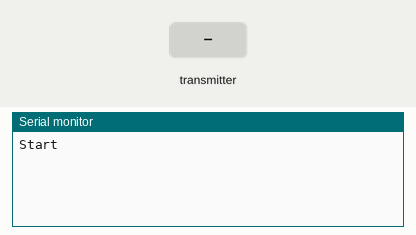
Simulated run of this sketch. Board: Arduino Uno, built with avr-gcc and run on an emulated ATmega328P. Parts: the last lines printed to the serial monitor. The inputs (shaded band) are chosen by the test bench. No radio packets arrive unless stated.

Above: at 1.2 s.
1.3 s: the transmitter starts sending dataReceived.0 = 0
At 2.1 s:
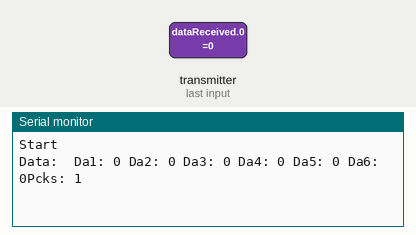
3.8 s: the transmitter starts sending dataReceived.1 = 256
At 5.1 s:
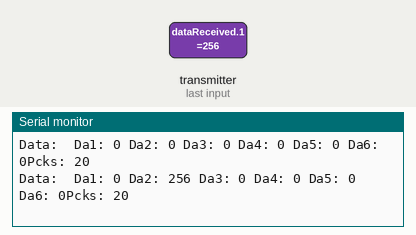
5.3 s: the transmitter starts sending dataReceived.2 = 0
At 6.2 s:
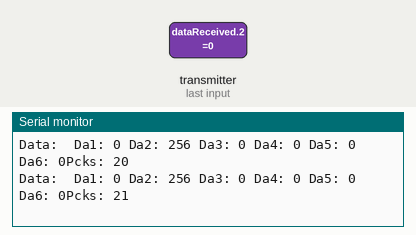
6.8 s: the transmitter starts sending dataReceived.3 = 256
At 8.1 s:
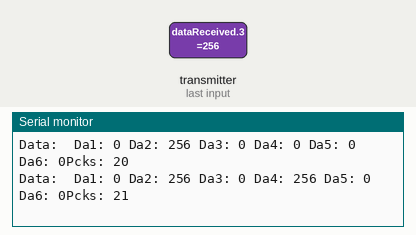
8.3 s: the transmitter starts sending dataReceived.4 = 256
At 9.1 s:
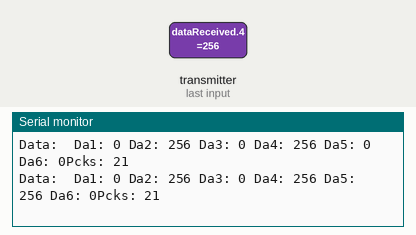
9.8 s: the transmitter starts sending dataReceived.5 = 256
At 11.4 s:
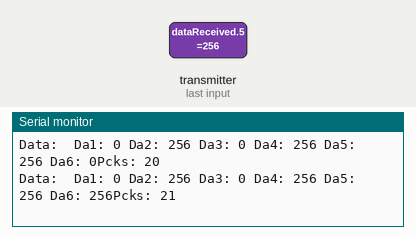

Measured:
- after the input at 1.3 s, the serial monitor: prints a new line at once (image 1)
- after the input at 3.8 s, the serial monitor: prints a new line after 0.57 s (image 2)
- after the input at 5.3 s, the serial monitor: prints a new line after 0.10 s (image 3)
- after the input at 6.8 s, the serial monitor: prints a new line after 0.67 s (image 4)
- after the input at 8.3 s, the serial monitor: prints a new line after 0.21 s (image 5)
- after the input at 9.8 s, the serial monitor: prints a new line after 0.77 s (image 6)

The sketch:

Receive.ino
```cpp
//Domino60
//https://www.facebook.com/UPRFcom/?ref=hl
//https://www.youtube.com/channel/UCUNvg9PtBCzfdBN74TIoFFA
// Video: https://www.youtube.com/watch?v=0AyjlQ-YcJ0
#include <nRF24L01.h>
#include <RF24.h>
#include <RF24_config.h>
#include <SPI.h>


RF24 radio(7,8);
const uint64_t pipe = 0xE8E8F0F0E1LL;

int dataReceived[6];

unsigned long pM = 0;
const long interval = 1000;
const int buzzer = 8;
int bS = 0;

void setup(){
  Serial.begin(9600);
  radio.begin();
  radio.setAutoAck(false);
  radio.setDataRate(RF24_250KBPS);
  radio.openReadingPipe(1,pipe);
  radio.startListening();
  Serial.println("Start");
  pinMode(buzzer,OUTPUT);
 // radio.printDetails();
}
 int x = 0;
void loop(){

    unsigned long cM = millis();


 if (radio.available()){
  radio.read(dataReceived, sizeof(dataReceived));
  x++;
    bS = dataReceived[3];
    if(bS == HIGH){digitalWrite(buzzer, HIGH);}else{digitalWrite(buzzer, LOW);}

      if (cM - pM >= interval){
          pM = cM;
             Serial.print("Data: ");
    Serial.print(" Da1: "); Serial.print(dataReceived[0]);
    Serial.print(" Da2: "); Serial.print(dataReceived[1]);
    Serial.print(" Da3: "); Serial.print(dataReceived[2]);
    Serial.print(" Da4: "); Serial.print(dataReceived[3]);
    Serial.print(" Da5: "); Serial.print(dataReceived[4]);
    Serial.print(" Da6: "); Serial.print(dataReceived[5]);
          Serial.print("Pcks: ");Serial.println(x);
           x = 0;
         }
    }

}
```
